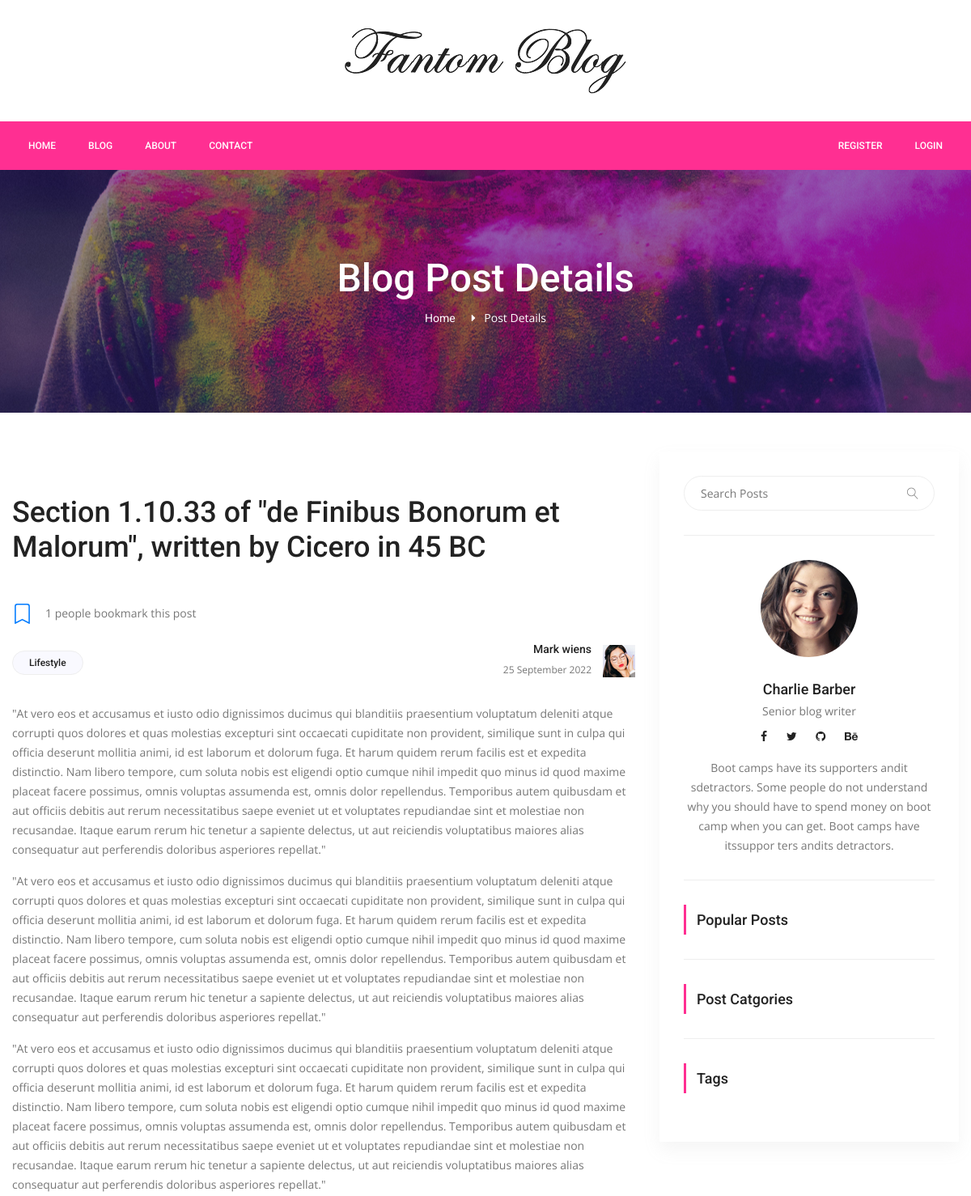
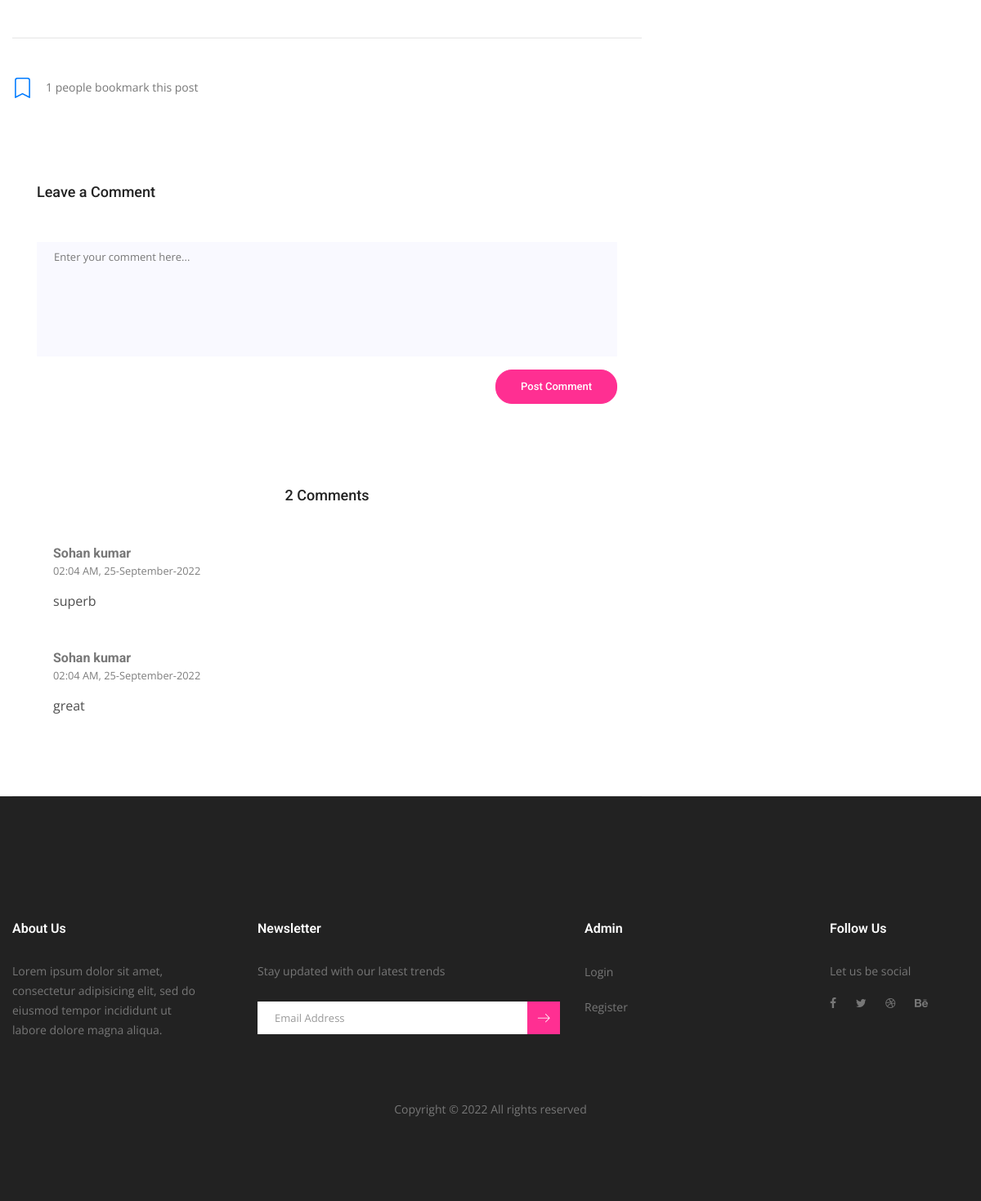
The page /post-detail/3 on the database its author committed (2 pictures, top to bottom).
### server.py (models this page shows)
class Post(db.Model):
    __tablename__ = "posts"
    id = db.Column(db.Integer, primary_key=True)
    title = db.Column(db.String(500), unique=True, nullable=False)
    subtitle = db.Column(db.String(500), nullable=False)
    description = db.Column(db.Text, nullable=False)
    image_url = db.Column(db.String(500), nullable=False)
    category = db.Column(db.String(250), nullable=False)
    tags = db.Column(db.String(500), nullable=False)
    total_view = db.Column(db.Integer, nullable=False)
    created_date = db.Column(db.String(250), nullable=False)
    updated_date = db.Column(db.String(250), nullable=False)
    post_info = db.relationship("Bookmark", back_populates="post")
    comment_post_info = db.relationship("Comment", back_populates="post")

class Comment(db.Model):
    __tablename__ = "comments"
    id = db.Column(db.Integer, primary_key=True)
    text_comment = db.Column(db.Text, nullable=False)
    date_comment = db.Column(db.String(250), nullable=False)
    user_id = db.Column(db.Integer, ForeignKey('users.id'))
    user = db.relationship("User", back_populates="comment_info")
    post_id = db.Column(db.Integer, ForeignKey('posts.id'))
    post = db.relationship("Post", back_populates="comment_post_info")

class User(UserMixin, db.Model):
    __tablename__ = 'users'
    id = db.Column(db.Integer, primary_key=True)
    admin = db.Column(db.Boolean, default=False, nullable=False)
    verify = db.Column(db.Boolean, default=False, nullable=False)
    active = db.Column(db.Boolean, default=True, nullable=False)
    secret_key = db.Column(db.String(250), default=uuid.uuid4().hex, nullable=False)
    created_date = db.Column(db.String(250), nullable=False)
    last_login = db.Column(db.String(250), nullable=False)
    firstName = db.Column(db.String(250), nullable=False)
    lastName = db.Column(db.String(250), nullable=False)
    email = db.Column(db.String(250), unique=True, nullable=False)
    phone = db.Column(db.String(15), unique=True, nullable=False)
    profile_image = db.Column(db.String(500), nullable=False)
    password = db.Column(db.String(250), nullable=False)
    contacts_info = db.relationship("Contact", back_populates="user")
    bookmark_info = db.relationship("Bookmark", back_populates="user")
    comment_info = db.relationship("Comment", back_populates="user")

### server.py (the view, shortened to what this page needs)
@app.route("/post-detail/<int:post_id>", methods=["GET","POST"])
def post_detail(post_id):
    post = Post.query.get(post_id)
    if post == None:
        return redirect(url_for("blog"))
    post.total_view += 1
    db.session.add(post)
    db.session.commit()
    search = request.args.get("search")
    if search != None:
        search_posts = Post.query.filter(Post.title.contains(search)).all()
        return render_template("blog/pages/search.html", path=request.path, posts=search_posts, sidebar=sidebar, logged_in=current_user.is_authenticated)
    category = request.args.get("category")
    if category != None:
        category_posts = Post.query.filter_by(category=category).all()
        return render_template("blog/pages/search.html", path=request.path, posts=category_posts, sidebar=sidebar, logged_in=current_user.is_authenticated)
    query_tag = request.args.get("tag")
    saved = True
    total_bookmark = 0
    if current_user.is_authenticated != True:
        saved = False
    if current_user.is_authenticated == True:
        bookmark = Bookmark.query.filter_by(user_id=current_user.id, post_id=post.id).first()
        if bookmark == None:
            saved = False
    count_bookmark = Bookmark.query.filter_by(post_id=post_id).all()
    total_bookmark = len(count_bookmark)
    comments = Comment.query.order_by(desc(Comment.id)).filter_by(post_id=post_id).all()
    return render_template("blog/pages/post-detail.html", post=post, sidebar=sidebar, logged_in=current_user.is_authenticated, saved=saved, total_bookmark=total_bookmark, comments=comments, total_comments=len(comments), user=current_user)

### templates/blog/pages/post-detail.html (shortened to what this page needs)
{% extends "blog/layouts/base.html" %}
{% block content %}
<section class="banner_area">
  <div class="banner_inner d-flex align-items-center">
    <div
      class="overlay bg-parallax"
      data-stellar-ratio="0.9"
      data-stellar-vertical-offset="0"
      data-background=""
    ></div>
    <div class="container">
      <div class="banner_content text-center">
        <h2>Blog Post Details</h2>
        <div class="page_link">
          <a href="{{ url_for('home') }}">Home</a>
          <span style="color: white">Post Details</span>
        </div>
      </div>
    </div>
  </div>
</section>
<section class="blog_area pt-5 single-post-area">
  <div class="container">
    <div class="row">
      <div class="col-lg-8">
        <div class="main_blog_details">
          <a href="#"><h4>{{ post.title }}</h4></a>
          <div class="post-bookmark">
            <div>
              <a href="{{ url_for('bookmark', post_id=post.id) }}">
              </a>
            </div>
            <div>{{ total_bookmark }} people bookmark this post</div>
          </div>
          <div class="user_details">
            <div class="float-left">
              <a href="#">{{ post.category }}</a>
            </div>
            <div class="float-right">
              <div class="media">
                <div class="media-body">
                  <h5>Mark wiens</h5>
                  <p>{{ post.updated_date }}</p>
                </div>
                <div class="d-flex">
                  <img
                    src="{{ url_for('static', filename='img/blog/user-img.jpg') }}"
                    alt=""
                  />
                </div>
              </div>
            </div>
          </div>
          <div class="post-desc-img">{{ post.description | safe }}</div>
          <hr class="mt-5" />
          <div class="post-bookmark">
            <div>
              <a href="{{ url_for('bookmark', post_id=post.id) }}">
              </a>
            </div>
            <div>{{ total_bookmark }} people bookmark this post</div>
          </div>
        </div>
        <div class="comment-form">
          <h4>Leave a Comment</h4>
          <form method="POST">
            <div class="form-group">
              <textarea
                class="form-control mb-10"
                rows="5"
                name="comment"
                placeholder="Enter your comment here..."
                required
              ></textarea>
            </div>
            <button type="submit" class="primary-btn submit_btn">
              Post Comment
            </button>
          </form>
        </div>
        <div class="comments-area">
          <h4>{{ total_comments }} Comments</h4>
          <div class="comment-list">
            {% for comment in comments %}
            <div
              class="single-comment justify-content-between d-flex"
              style="margin: 2rem 0 3rem"
            >
              <div class="user justify-content-between d-flex">
                <div class="desc">
                  <h5>
                    {{ comment.user.firstName }} {{ comment.user.lastName }}
                  </h5>
                  <p
                    class="date"
                    style="color: rgb(126, 126, 126); font-size: 0.8rem"
                  >
                    {{ comment.date_comment }}
                  </p>
                  <p
                    class="comment"
                    style="color: rgb(78, 78, 78); font-size: 1rem"
                  >
                    {{ comment.text_comment }}
                  </p>
                </div>
              </div>
            </div>
            {% endfor %}
          </div>
        </div>
      </div>
      <div class="col-lg-4">{% include 'blog/include/sidebar.html' %}</div>
    </div>
  </div>
</section>
{% endblock %}

### static/css/arunesh.css (style rules this page uses)
.post-bookmark { display: flex; gap: 1rem; margin: 3rem 0 1rem; }

### rows shown on the page
Post: title "Section 1.10.33 of \"de Finibus Bonorum et Malorum\", written by Cicero in 45 BC", category "Lifestyle", updated_date "25 September 2022", description "\"At vero eos et accusamus et iusto odio dignissimos ducimus qui blanditiis praesentium voluptatum deleniti atque corrupti quos dolores et quas molestias excepturi sint occaecati cupiditate non provident, similique sunt in culpa qui officia deserunt mollitia animi, id est laborum et dolorum fuga. Et harum quidem rerum facilis est et expedita distinctio. Nam libero tempore, cum soluta nobis est eligendi optio cumque nihil impedit quo minus id quod maxime placeat facere possimus, omnis voluptas assumenda est, omnis dolor repellendus. Temporibus autem quibusdam et aut officiis debitis aut rerum necessitatibus saepe eveniet ut et voluptates repudiandae sint et molestiae non recusandae. Itaque…"
Comment: user.firstName "Sohan", user.lastName "kumar", date_comment "02:04 AM, 25-September-2022", text_comment "superb"
Comment: user.firstName "Sohan", user.lastName "kumar", date_comment "02:04 AM, 25-September-2022", text_comment "great"

### other values the page prints
{{ total_bookmark }} "1"
{{ total_comments }} "2"
